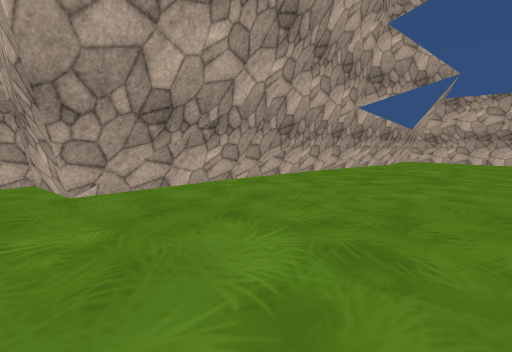
[1] (above)

16 first-person views from a walk through a Unity game level. The camera is 1.3 m above the floor, tilts 6° down and sees 90° across. The floor is counted in squares, 2 m on a side. Each view is taken from the middle of a square. On the plan, view 1 faces up. The plan holds only what a view shows up to about 9 squares ahead; the rest is blank. The place goes on beyond the plan. Some animated figures are left out. Some surface patterns are stand-ins.

[2]
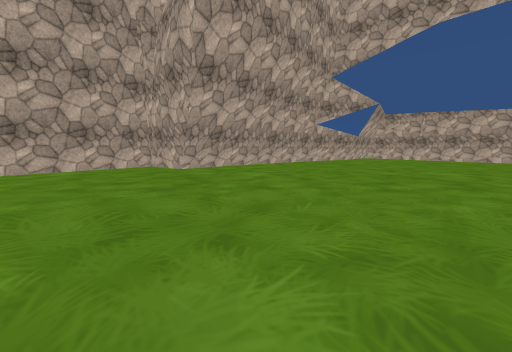

[3]
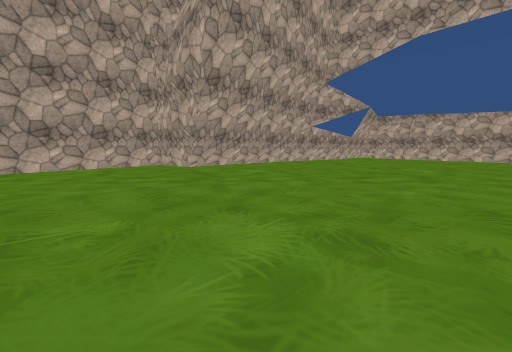

[4]
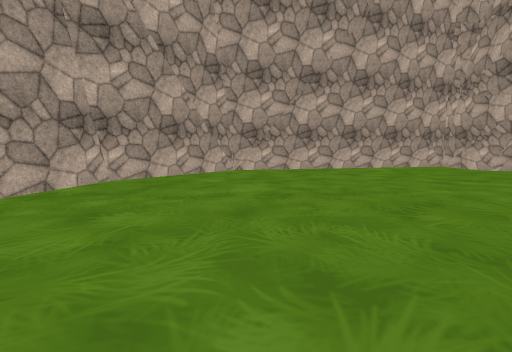

[5]
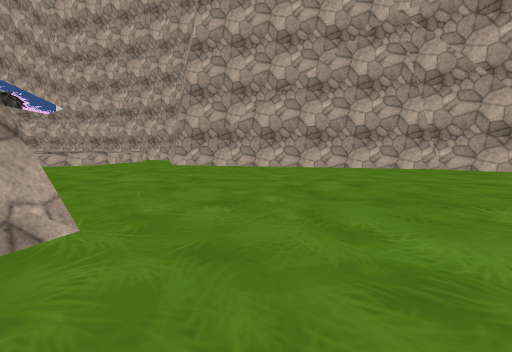

[6]
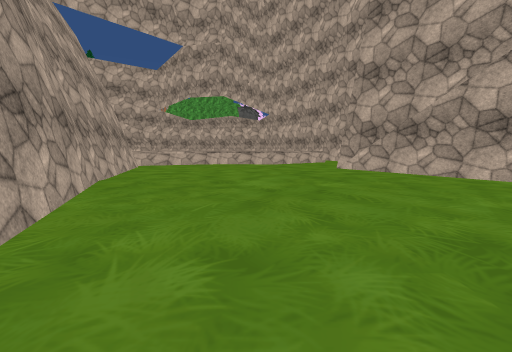

[7]
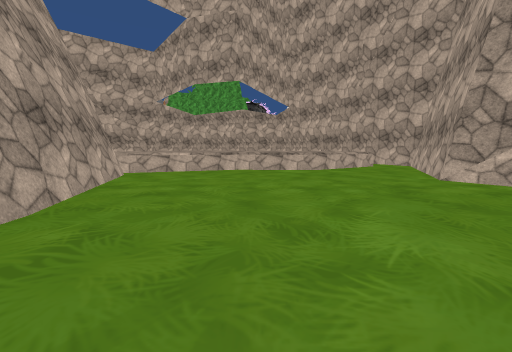

[8]
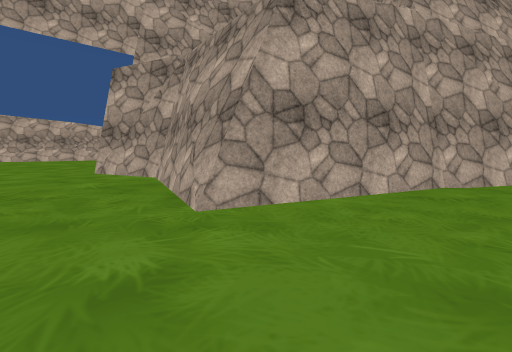

[9]
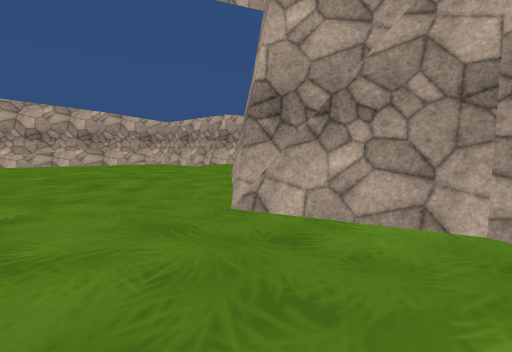

[10]
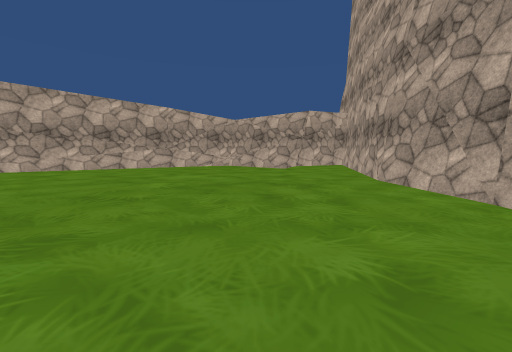

[11]
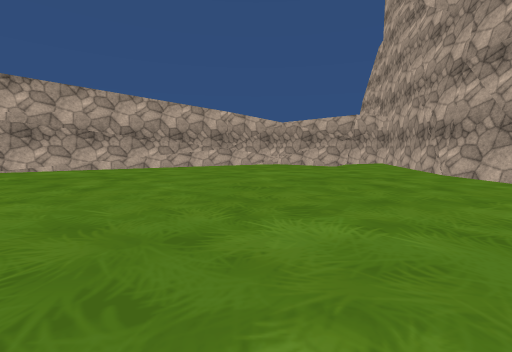

[12]
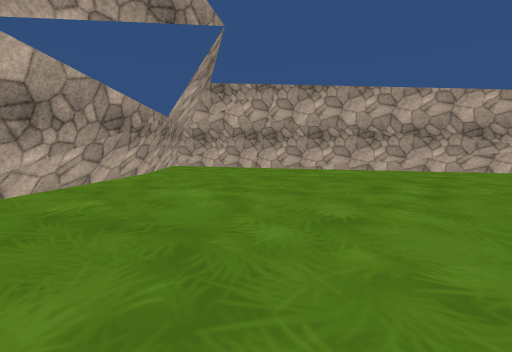

[13]
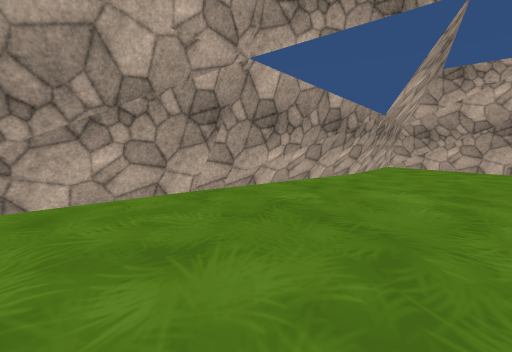

[14]
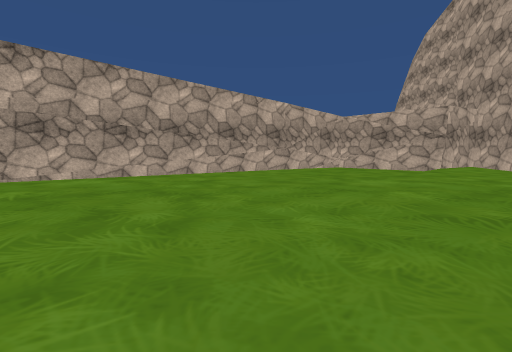

[15]
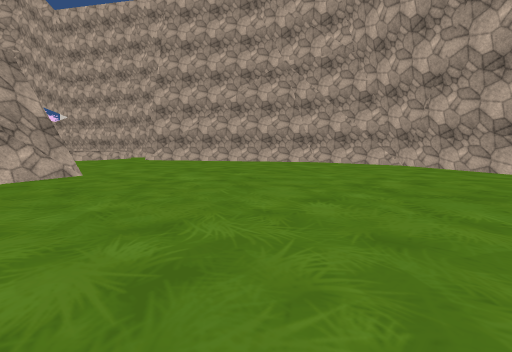

[16]
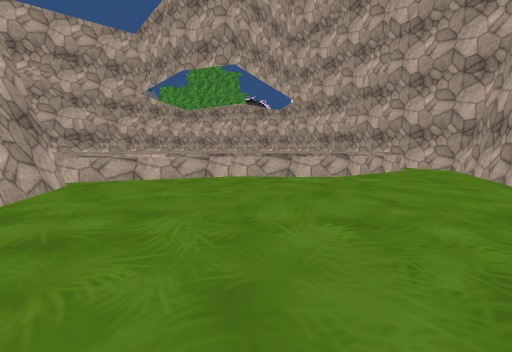

### Floor plan
Points are (right, up) in squares from view 1. A wall is a line through its corners. A room is listed if a view was taken in it or the views show most of it. See-through windows are left out.
Room 1 (views 1, 2, 3, 4, 5, 6, 7, 8, 9, 10, 11, 12, 13, 14, 15, 16)
walls: (5.4, -3.9) (5.9, -2.8); (5.7, -3.5) (5.8, -2.8) (9.1, -2.5) (9.8, -2.6); (2.4, -6.1) (5, -4.7) (5.2, -4.5); (-2.3, 2.9) (-3.8, 4); (-1.2, 4.1) (-2.1, 2.7); (-2.8, 3.2) (-3.8, 4.2); (-2.7, 3.4) (-3.8, 4.3) (-4.1, 3.5); (9.3, -2.5) (13.5, -3.2) (12.4, -1.4) (14.2, 1) (12.8, 3.2); (-0.2, 5.5) (-1.8, 3.7); (3.2, -10.1) (1.8, -6.7) (2.2, -6.4); (3.3, -10.1) (2.9, -9.3); (-3.6, 4.2) (-7.8, -2.3) (-7.3, -5.6) (-2.5, -12.6) (-4.4, -16.6) (-3.5, -19.1); (1.2, 6.6) (-1.3, 4); (4.4, 9) (2.3, 7.7); (13.9, 1.1) (7.9, 13); (5.8, 10.2) (3.9, 8.7); (5.8, 10.5) (3, 8.3); (4.8, -14.8) (4.5, -13.9); (4.6, -14.9) (3.2, -10); (5.6, 10.9) (-0.3, 5.3); (8.7, 11.6) (7.7, 13); (7.8, 12.8) (5.6, 10.1)
low walls: (-1.7, 3.8) (-2.3, 2.9); (-0.1, 5.8) (-2.2, 3.4); (-5.6, 1.5) (-6.3, 0.5); (-4.5, 3.3) (-5.6, 1.6); (-3.8, 4.3) (-4.3, 3.5); (-6.4, 0.3) (-7.5, -1.4); (1.6, 7.2) (-0.3, 5.7); (-7.6, -1.5) (-7.9, -2); (2.3, 7.8) (1.7, 7.3); (2.9, 8.3) (2.1, 7.8); (7.7, 13) (5.7, 10.5); (-3.5, -17.7) (-0.9, -15.9) (1.6, -16.1) (4.8, -14.8)

Positions as (right, up) in squares from view 1, and headings:
1: (0, 0), facing up
2: (0, -5), facing up
3: (0, -6), facing up
4: (-2, -7), facing up-left
5: (2, -4), facing down-left
6: (0, -5), facing down
7: (1, -8), facing down
8: (-1, -7), facing right
9: (3, -3), facing right
10: (4, 0), facing right
11: (3, 2), facing right
12: (3, 4), facing up-right
13: (3, 4), facing up
14: (5, 4), facing right
15: (3, 1), facing down-left
16: (1, -10), facing down
